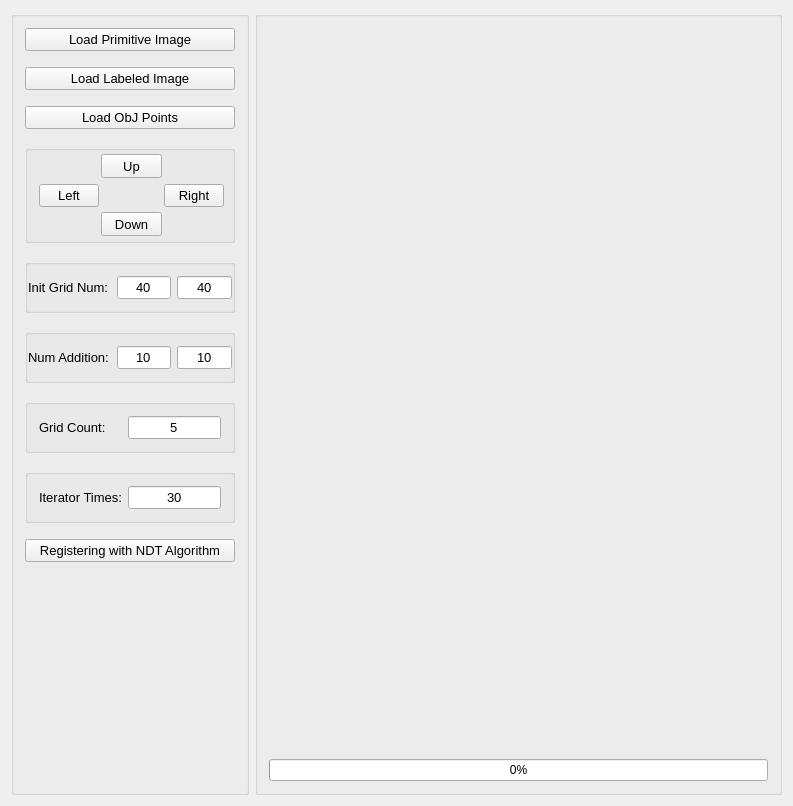
<?xml version="1.0" encoding="UTF-8"?>
<ui version="4.0">
 <class>PanoramicImageRegistration</class>
 <widget class="QWidget" name="PanoramicImageRegistration">
  <property name="geometry">
   <rect>
    <x>0</x>
    <y>0</y>
    <width>793</width>
    <height>806</height>
   </rect>
  </property>
  <property name="windowTitle">
   <string>PanoramicImageRegistration</string>
  </property>
  <layout class="QHBoxLayout" name="horizontalLayout">
   <item>
    <widget class="QGroupBox" name="groupBox">
     <property name="maximumSize">
      <size>
       <width>238</width>
       <height>16777215</height>
      </size>
     </property>
     <property name="title">
      <string/>
     </property>
     <layout class="QVBoxLayout" name="verticalLayout">
      <property name="spacing">
       <number>16</number>
      </property>
      <item>
       <widget class="QPushButton" name="button_load_primitive_image">
        <property name="font">
         <font>
          <pointsize>10</pointsize>
         </font>
        </property>
        <property name="text">
         <string>Load Primitive Image</string>
        </property>
       </widget>
      </item>
      <item>
       <widget class="QPushButton" name="button_labeled_image">
        <property name="font">
         <font>
          <pointsize>10</pointsize>
         </font>
        </property>
        <property name="text">
         <string>Load Labeled Image</string>
        </property>
       </widget>
      </item>
      <item>
       <widget class="QPushButton" name="button_load_obj_points">
        <property name="font">
         <font>
          <pointsize>10</pointsize>
         </font>
        </property>
        <property name="text">
         <string>Load ObJ Points</string>
        </property>
       </widget>
      </item>
      <item>
       <widget class="QGroupBox" name="groupBox_3">
        <property name="minimumSize">
         <size>
          <width>0</width>
          <height>60</height>
         </size>
        </property>
        <property name="title">
         <string/>
        </property>
        <layout class="QGridLayout" name="gridLayout">
         <property name="topMargin">
          <number>0</number>
         </property>
         <property name="rightMargin">
          <number>9</number>
         </property>
         <property name="bottomMargin">
          <number>0</number>
         </property>
         <property name="spacing">
          <number>2</number>
         </property>
         <item row="0" column="0" rowspan="2">
          <spacer name="horizontalSpacer">
           <property name="orientation">
            <enum>Qt::Horizontal</enum>
           </property>
           <property name="sizeHint" stdset="0">
            <size>
             <width>61</width>
             <height>20</height>
            </size>
           </property>
          </spacer>
         </item>
         <item row="2" column="0">
          <widget class="QPushButton" name="button_boundaries_left">
           <property name="maximumSize">
            <size>
             <width>16777215</width>
             <height>24</height>
            </size>
           </property>
           <property name="font">
            <font>
             <pointsize>10</pointsize>
            </font>
           </property>
           <property name="text">
            <string>Left</string>
           </property>
          </widget>
         </item>
         <item row="3" column="0">
          <spacer name="horizontalSpacer_4">
           <property name="orientation">
            <enum>Qt::Horizontal</enum>
           </property>
           <property name="sizeHint" stdset="0">
            <size>
             <width>61</width>
             <height>20</height>
            </size>
           </property>
          </spacer>
         </item>
         <item row="3" column="1" colspan="2">
          <widget class="QPushButton" name="button_boundaries_down">
           <property name="maximumSize">
            <size>
             <width>16777215</width>
             <height>24</height>
            </size>
           </property>
           <property name="font">
            <font>
             <pointsize>10</pointsize>
            </font>
           </property>
           <property name="text">
            <string>Down</string>
           </property>
           <property name="iconSize">
            <size>
             <width>16</width>
             <height>16</height>
            </size>
           </property>
           <property name="default">
            <bool>false</bool>
           </property>
           <property name="flat">
            <bool>false</bool>
           </property>
          </widget>
         </item>
         <item row="2" column="1">
          <spacer name="horizontalSpacer_3">
           <property name="orientation">
            <enum>Qt::Horizontal</enum>
           </property>
           <property name="sizeHint" stdset="0">
            <size>
             <width>40</width>
             <height>20</height>
            </size>
           </property>
          </spacer>
         </item>
         <item row="2" column="3">
          <widget class="QPushButton" name="button_boundaries_right">
           <property name="maximumSize">
            <size>
             <width>16777215</width>
             <height>24</height>
            </size>
           </property>
           <property name="font">
            <font>
             <pointsize>10</pointsize>
            </font>
           </property>
           <property name="text">
            <string>Right</string>
           </property>
          </widget>
         </item>
         <item row="0" column="3" rowspan="2">
          <spacer name="horizontalSpacer_2">
           <property name="orientation">
            <enum>Qt::Horizontal</enum>
           </property>
           <property name="sizeHint" stdset="0">
            <size>
             <width>61</width>
             <height>31</height>
            </size>
           </property>
          </spacer>
         </item>
         <item row="3" column="3">
          <spacer name="horizontalSpacer_5">
           <property name="orientation">
            <enum>Qt::Horizontal</enum>
           </property>
           <property name="sizeHint" stdset="0">
            <size>
             <width>61</width>
             <height>31</height>
            </size>
           </property>
          </spacer>
         </item>
         <item row="0" column="1" rowspan="2" colspan="2">
          <widget class="QPushButton" name="button_boundaries_up">
           <property name="maximumSize">
            <size>
             <width>16777215</width>
             <height>24</height>
            </size>
           </property>
           <property name="font">
            <font>
             <pointsize>10</pointsize>
            </font>
           </property>
           <property name="text">
            <string>Up</string>
           </property>
          </widget>
         </item>
        </layout>
       </widget>
      </item>
      <item>
       <widget class="QGroupBox" name="groupBox_4">
        <property name="minimumSize">
         <size>
          <width>0</width>
          <height>35</height>
         </size>
        </property>
        <property name="title">
         <string/>
        </property>
        <layout class="QHBoxLayout" name="horizontalLayout_2">
         <property name="leftMargin">
          <number>0</number>
         </property>
         <property name="rightMargin">
          <number>0</number>
         </property>
         <item>
          <widget class="QLabel" name="label">
           <property name="minimumSize">
            <size>
             <width>83</width>
             <height>0</height>
            </size>
           </property>
           <property name="font">
            <font>
             <pointsize>10</pointsize>
            </font>
           </property>
           <property name="text">
            <string>Init Grid Num:</string>
           </property>
          </widget>
         </item>
         <item>
          <widget class="QLineEdit" name="lineedit_cell_num_w">
           <property name="font">
            <font>
             <pointsize>10</pointsize>
            </font>
           </property>
           <property name="text">
            <string>40</string>
           </property>
           <property name="alignment">
            <set>Qt::AlignCenter</set>
           </property>
          </widget>
         </item>
         <item>
          <widget class="QLineEdit" name="lineedit_cell_num_h">
           <property name="font">
            <font>
             <pointsize>10</pointsize>
            </font>
           </property>
           <property name="text">
            <string>40</string>
           </property>
           <property name="alignment">
            <set>Qt::AlignCenter</set>
           </property>
          </widget>
         </item>
        </layout>
       </widget>
      </item>
      <item>
       <widget class="QGroupBox" name="groupBox_6">
        <property name="minimumSize">
         <size>
          <width>0</width>
          <height>35</height>
         </size>
        </property>
        <property name="title">
         <string/>
        </property>
        <layout class="QHBoxLayout" name="horizontalLayout_4">
         <property name="leftMargin">
          <number>0</number>
         </property>
         <property name="rightMargin">
          <number>0</number>
         </property>
         <item>
          <widget class="QLabel" name="label_3">
           <property name="minimumSize">
            <size>
             <width>83</width>
             <height>0</height>
            </size>
           </property>
           <property name="font">
            <font>
             <pointsize>10</pointsize>
            </font>
           </property>
           <property name="text">
            <string>Num Addition:</string>
           </property>
          </widget>
         </item>
         <item>
          <widget class="QLineEdit" name="lineedit_cell_num_addition_w">
           <property name="font">
            <font>
             <pointsize>10</pointsize>
            </font>
           </property>
           <property name="text">
            <string>10</string>
           </property>
           <property name="alignment">
            <set>Qt::AlignCenter</set>
           </property>
          </widget>
         </item>
         <item>
          <widget class="QLineEdit" name="lineedit_cell_num_addition_h">
           <property name="font">
            <font>
             <pointsize>10</pointsize>
            </font>
           </property>
           <property name="text">
            <string>10</string>
           </property>
           <property name="alignment">
            <set>Qt::AlignCenter</set>
           </property>
          </widget>
         </item>
        </layout>
       </widget>
      </item>
      <item>
       <widget class="QGroupBox" name="groupBox_7">
        <property name="minimumSize">
         <size>
          <width>0</width>
          <height>35</height>
         </size>
        </property>
        <property name="title">
         <string/>
        </property>
        <layout class="QHBoxLayout" name="horizontalLayout_5">
         <item>
          <widget class="QLabel" name="label_4">
           <property name="minimumSize">
            <size>
             <width>83</width>
             <height>0</height>
            </size>
           </property>
           <property name="font">
            <font>
             <pointsize>10</pointsize>
            </font>
           </property>
           <property name="text">
            <string>Grid Count:</string>
           </property>
          </widget>
         </item>
         <item>
          <widget class="QLineEdit" name="lineedit_cell_num_count">
           <property name="font">
            <font>
             <pointsize>10</pointsize>
            </font>
           </property>
           <property name="text">
            <string>5</string>
           </property>
           <property name="alignment">
            <set>Qt::AlignCenter</set>
           </property>
          </widget>
         </item>
        </layout>
       </widget>
      </item>
      <item>
       <widget class="QGroupBox" name="groupBox_5">
        <property name="minimumSize">
         <size>
          <width>0</width>
          <height>35</height>
         </size>
        </property>
        <property name="title">
         <string/>
        </property>
        <layout class="QHBoxLayout" name="horizontalLayout_3">
         <item>
          <widget class="QLabel" name="label_2">
           <property name="font">
            <font>
             <pointsize>10</pointsize>
            </font>
           </property>
           <property name="text">
            <string>Iterator Times:</string>
           </property>
          </widget>
         </item>
         <item>
          <widget class="QLineEdit" name="lineedit_max_iterator_times">
           <property name="font">
            <font>
             <pointsize>10</pointsize>
            </font>
           </property>
           <property name="text">
            <string>30</string>
           </property>
           <property name="alignment">
            <set>Qt::AlignCenter</set>
           </property>
          </widget>
         </item>
        </layout>
       </widget>
      </item>
      <item>
       <widget class="QPushButton" name="button_registering_with_NDT_algorithm">
        <property name="font">
         <font>
          <pointsize>10</pointsize>
         </font>
        </property>
        <property name="text">
         <string>Registering with NDT Algorithm</string>
        </property>
       </widget>
      </item>
      <item>
       <spacer name="verticalSpacer">
        <property name="orientation">
         <enum>Qt::Vertical</enum>
        </property>
        <property name="sizeHint" stdset="0">
         <size>
          <width>20</width>
          <height>40</height>
         </size>
        </property>
       </spacer>
      </item>
     </layout>
    </widget>
   </item>
   <item>
    <widget class="QGroupBox" name="groupBox_2">
     <property name="title">
      <string/>
     </property>
     <layout class="QVBoxLayout" name="verticalLayout_2">
      <item>
       <widget class="QLabel" name="label_image_panel1">
        <property name="text">
         <string/>
        </property>
       </widget>
      </item>
      <item>
       <widget class="QLabel" name="label_image_panel2">
        <property name="text">
         <string/>
        </property>
       </widget>
      </item>
      <item>
       <widget class="QProgressBar" name="progress_bar">
        <property name="value">
         <number>0</number>
        </property>
       </widget>
      </item>
     </layout>
    </widget>
   </item>
  </layout>
 </widget>
 <layoutdefault spacing="6" margin="11"/>
 <resources/>
 <connections/>
</ui>
